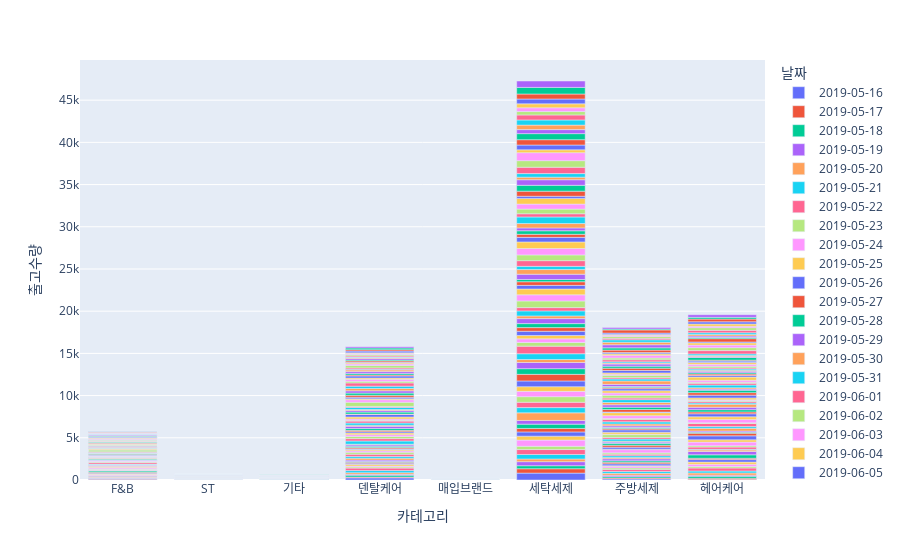

Notebook cell for this chart:
### Code cell
# Plotly Bar Chart 시각화 (특정 항목을 중첩해서 시각화 하는 경우)
p2 = df1.pivot_table(index = ['카테고리', '날짜'],
                     values = '출고수량', aggfunc = 'sum').reset_index()
px.bar(p2, x = '카테고리', y = '출고수량', color = '날짜')
